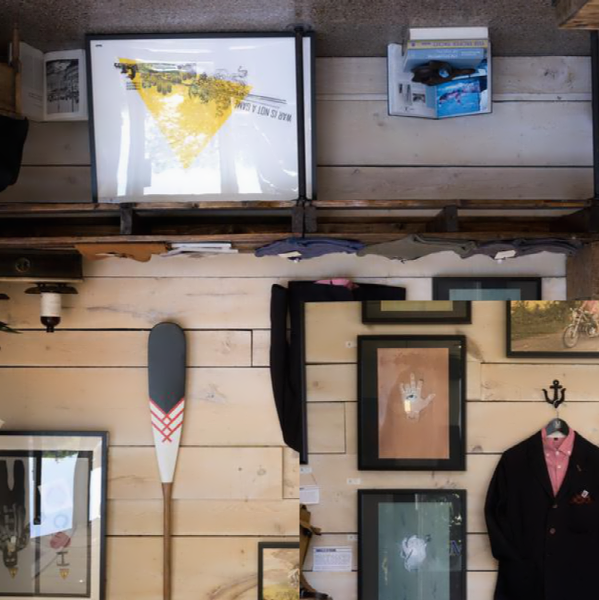
#> input picture pil_image.png, 599 x 600 px
$ python demo1-4-1-mozaiku.py
#> lines starting #> are read from the running program, lines starting #| are printed output that depends on the picture
from PIL import Image
import numpy as np
from scipy import ndimage

im = np.array(Image.open('pil_image.png').convert('L'))
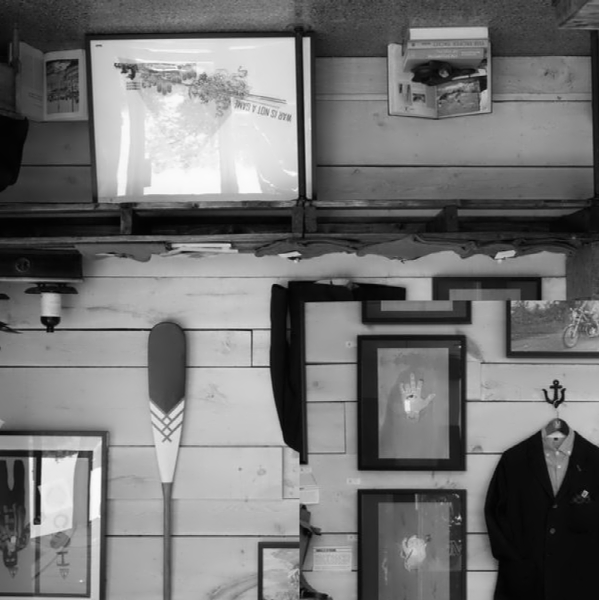
#> im: shape (600, 599); min 2, max 251, mean 115.7
im2 = ndimage.filters.gaussian_filter(im, 5)
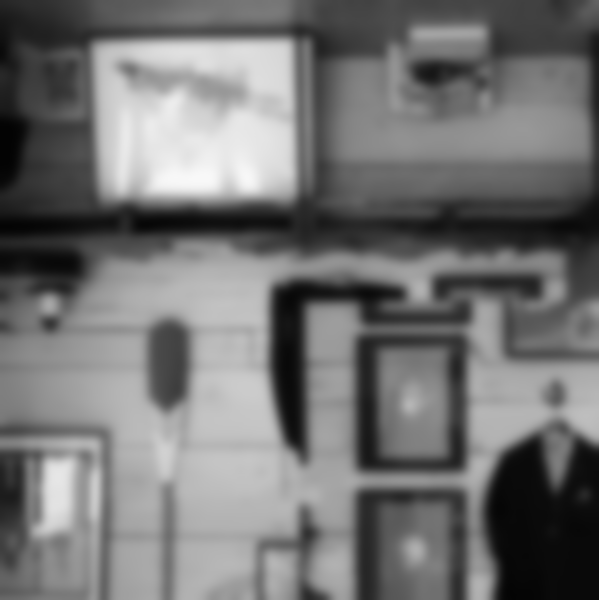
#> im2: shape (600, 599); min 3, max 248, mean 114.7

im2 = Image.fromarray(im2)
im2.show()

$ run again, with IMG_0490.png copied over pil_image.png
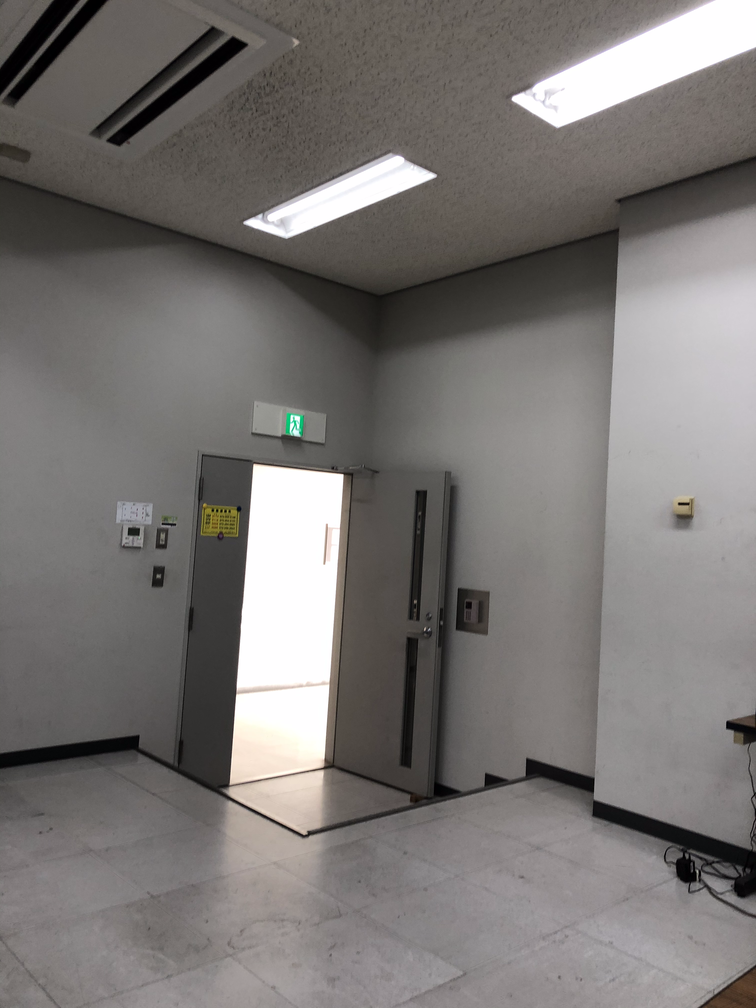
#> input picture IMG_0490.png, 756 x 1008 px
#> `im2 = ndimage.filters.gaussian_filter(im, 5)`:
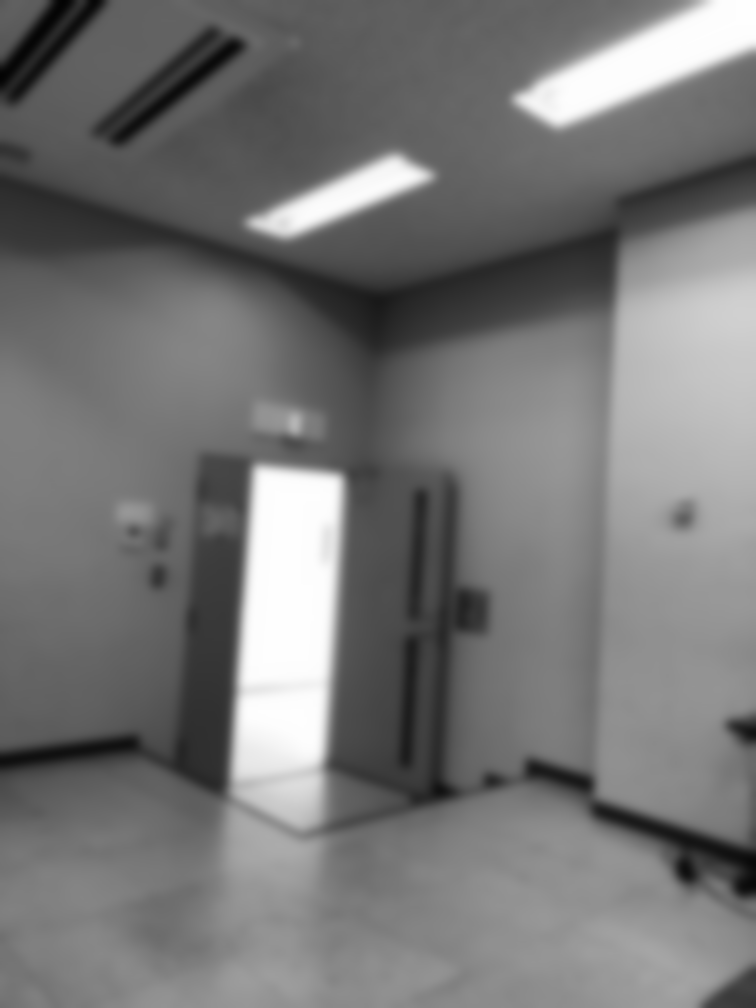
#> im2: shape (1008, 756); min 3, max 254, mean 118

$ run again, with IMG_0491.png copied over pil_image.png
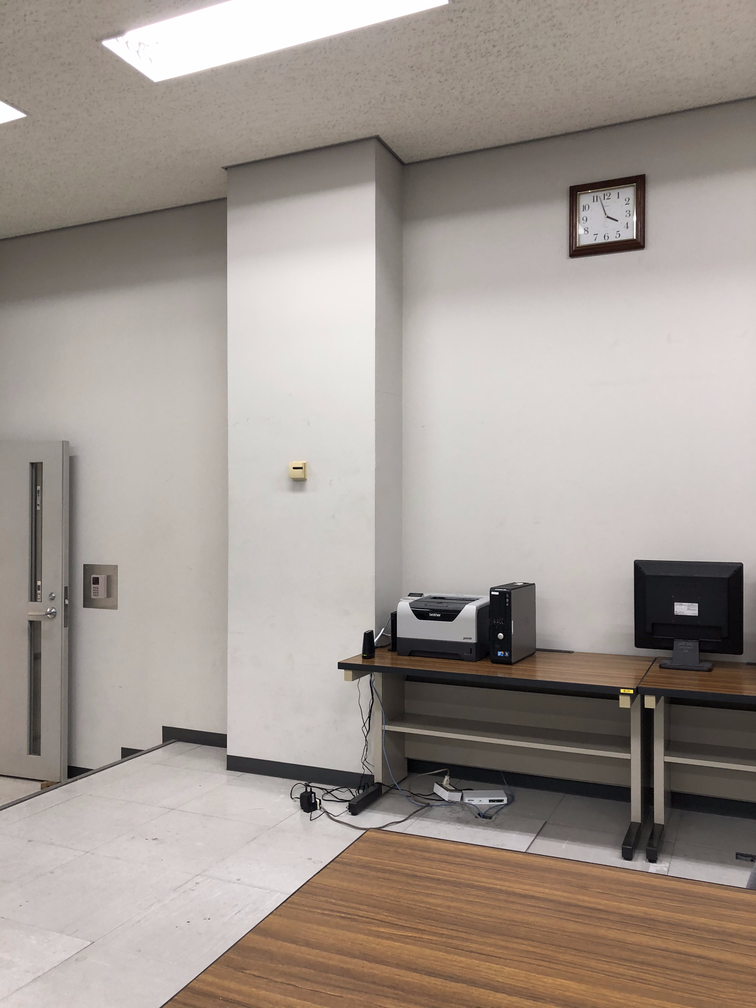
#> input picture IMG_0491.png, 756 x 1008 px
#> `im = np.array(Image.open('pil_image.png').convert('L'))`:
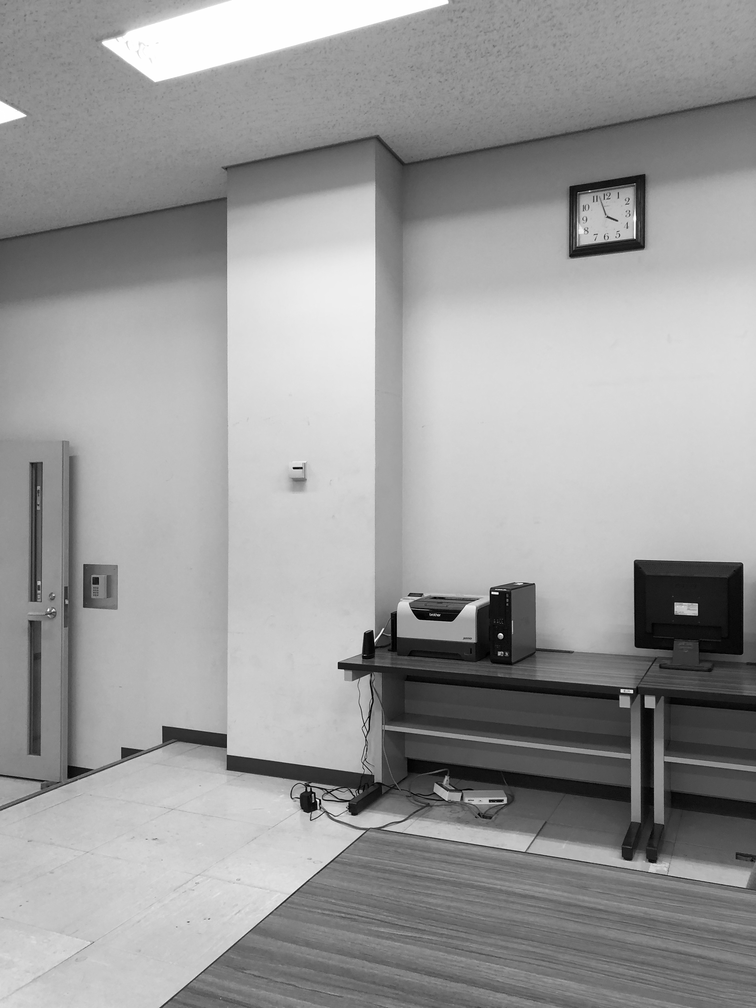
#> im: shape (1008, 756); min 0, max 255, mean 154.7
#> `im2 = ndimage.filters.gaussian_filter(im, 5)`:
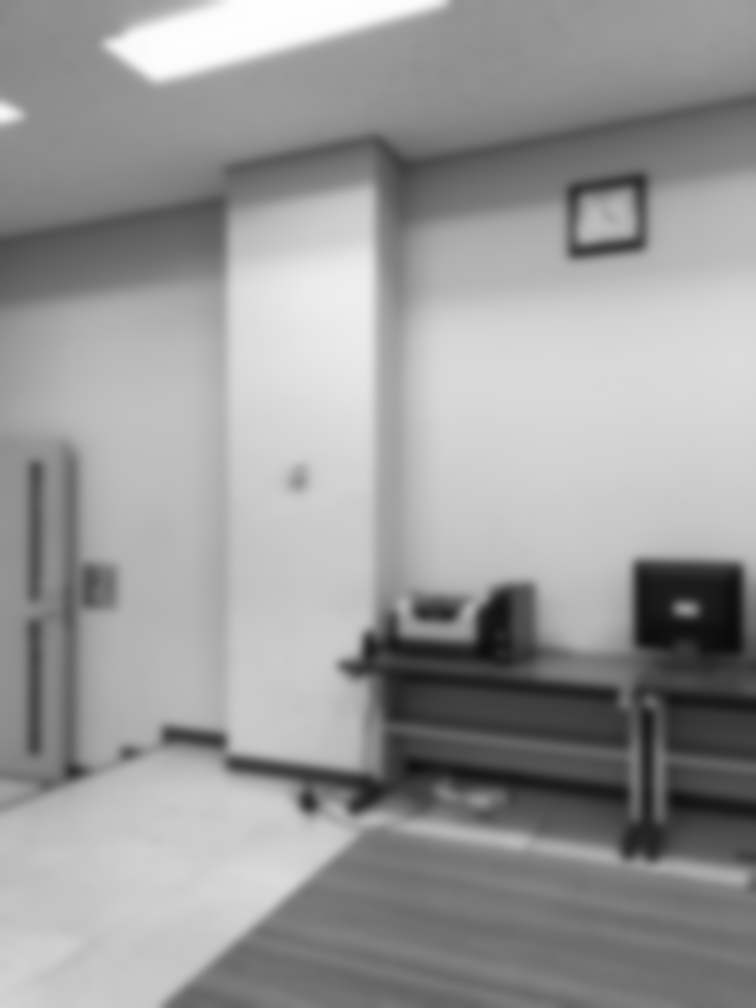
#> im2: shape (1008, 756); min 10, max 254, mean 153.7

$ run again, with IMG_0492.png copied over pil_image.png
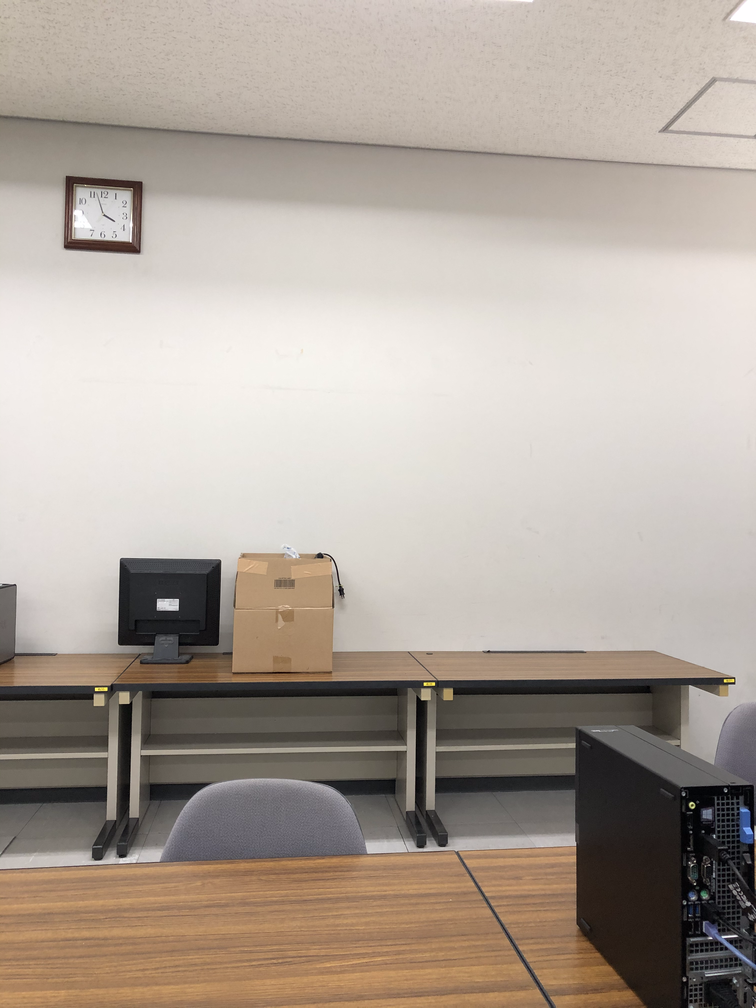
#> input picture IMG_0492.png, 756 x 1008 px
#> `im = np.array(Image.open('pil_image.png').convert('L'))`:
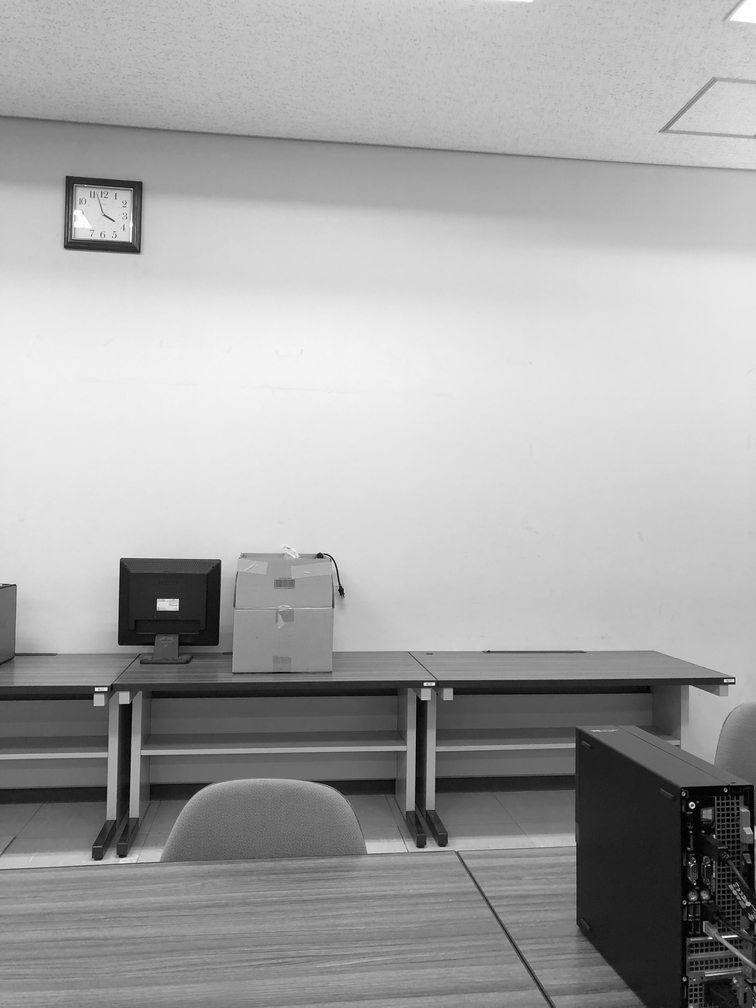
#> im: shape (1008, 756); min 0, max 255, mean 165.6
#> `im2 = ndimage.filters.gaussian_filter(im, 5)`:
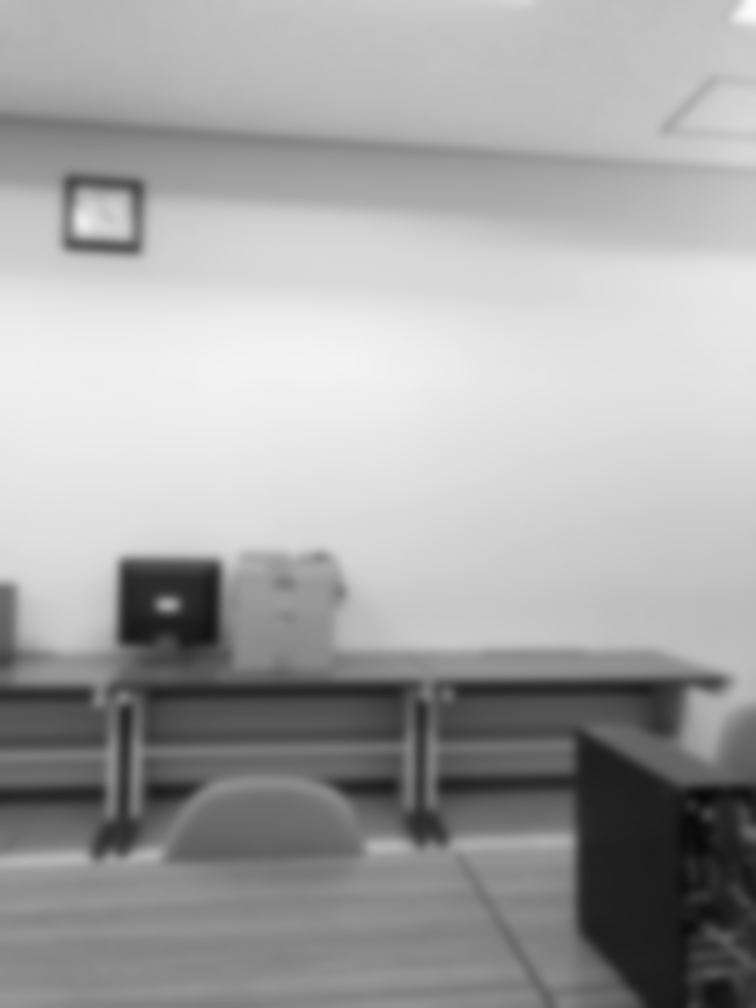
#> im2: shape (1008, 756); min 9, max 253, mean 164.6
